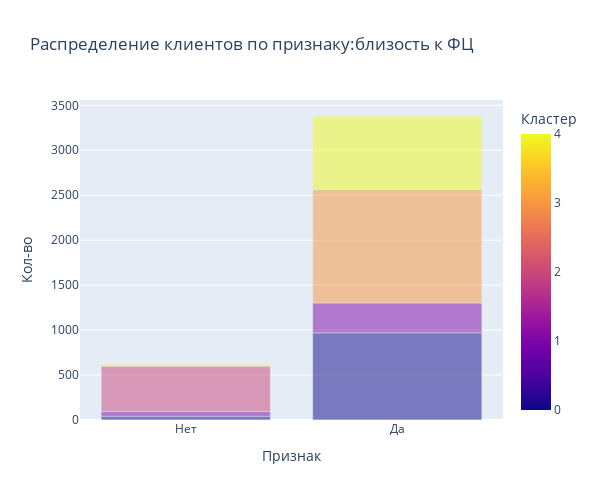

This figure's notebook cell:
### Markdown cell above
Во всех кластерах представлено примерно одинаковое количество клиентов обоего пола.

### Code cell
cat_cl(df, df['Near_Location'], 'близость к ФЦ')

### Figure 1 — Plotly figure (JSON) as saved in the notebook; plotly's stock layout.template omitted (floating-point values rounded to 4 significant figures)
{"data": [{"alignmentgroup": "True", "hovertemplate": "Признак=%{x}<br>Кол-во=%{y}<br>Кластер=%{marker.color}<extra></extra>", "legendgroup": "", "marker": {"color": [0, 1, 2, 4, 0, 1, 3, 4], "coloraxis": "coloraxis", "opacity": 0.5, "pattern": {"shape": ""}}, "name": "", "offsetgroup": "", "orientation": "v", "showlegend": false, "textposition": "auto", "type": "bar", "x": ["Нет", "Нет", "Нет", "Нет", "Да", "Да", "Да", "Да"], "xaxis": "x", "y": [41, 53, 505, 20, 969, 332, 1262, 818], "yaxis": "y"}], "layout": {"autosize": false, "barmode": "stack", "coloraxis": {"colorbar": {"title": {"text": "Кластер"}}, "colorscale": [[0, "#0d0887"], [0.1111, "#46039f"], [0.2222, "#7201a8"], [0.3333, "#9c179e"], [0.4444, "#bd3786"], [0.5556, "#d8576b"], [0.6667, "#ed7953"], [0.7778, "#fb9f3a"], [0.8889, "#fdca26"], [1, "#f0f921"]]}, "height": 500, "legend": {"title": {"text": ""}, "tracegroupgap": 0}, "title": {"text": "Распределение клиентов по признаку:близость к ФЦ"}, "width": 600, "xaxis": {"anchor": "y", "domain": [0, 1], "title": {"text": "Признак"}}, "yaxis": {"anchor": "x", "domain": [0, 1], "title": {"text": "Кол-во"}}}}
